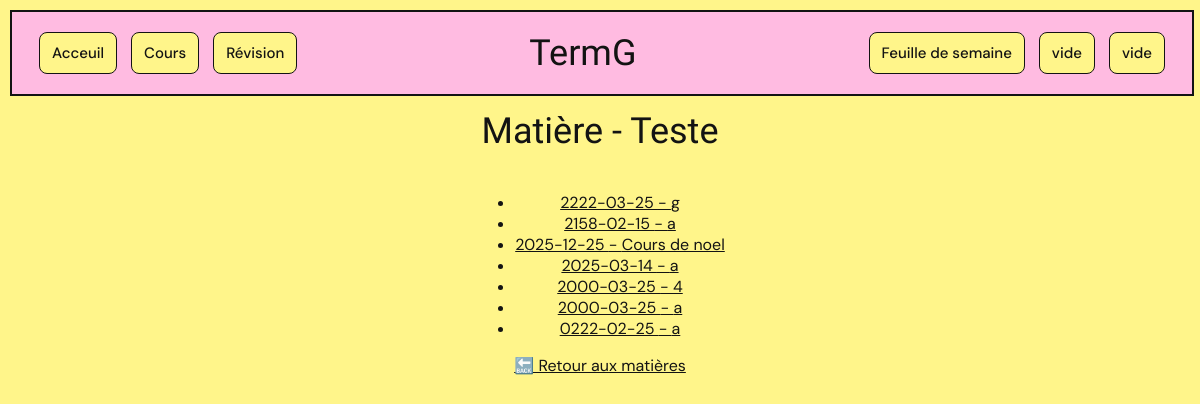
Screenshot of /cours/matiere/1 with the database file from the repository.
### tables this page shows
CREATE TABLE matiere (
    id_matiere INTEGER PRIMARY KEY AUTOINCREMENT,
    nom TEXT NOT NULL UNIQUE
);

CREATE TABLE cours (
    id_cours INTEGER PRIMARY KEY AUTOINCREMENT,
    date TEXT NOT NULL,
    contenu TEXT NOT NULL,
    auteur TEXT NOT NULL,
    images TEXT,
    id_matiere INTEGER NOT NULL,
    FOREIGN KEY (id_matiere) REFERENCES matiere(id_matiere)
        ON DELETE CASCADE
);

### server.py (the view)
@app.route("/cours/matiere/<int:id_matiere>", methods=["GET"])
def matiere(id_matiere):
    matiere = get_matiere_by_id(id_matiere)
    nom = matiere["nom"]
    cours = get_cours_by_matiere(id_matiere)
    return render_template("cours/matiere.html", name=nom, cours=cours)

### db/cours_service.py (called while the page is built)
def get_cours_by_matiere(id_matiere):
    db = get_db()
    cours = db.execute(
        "SELECT * FROM cours WHERE id_matiere = ? ORDER BY date DESC",
        (id_matiere,)
    ).fetchall()
    db.close()
    return cours

### db/db.py (called while the page is built)
def get_db() -> sqlite3.Connection:
    conn = sqlite3.connect(DB_PATH)
    conn.row_factory = sqlite3.Row
    return conn

### db/matiere_service.py (called while the page is built)
def get_matiere_by_id(id_matiere):
    db = get_db()
    matiere = db.execute(
        "SELECT * FROM matiere WHERE id_matiere = ?",
        (id_matiere,)
    ).fetchone()
    db.close()
    return matiere

### templates/cours/matiere.html (shortened to what this page needs)
<!DOCTYPE html>
<html lang="fr">
<head>
    <link rel="stylesheet" href="/static/style.css">
</head>
<body>
    <header class="header">
        <nav class="header_links">
            <a href="/" class="header__link">Acceuil</a>
            <a href="/cours/" class="header__link">Cours</a>
            <a href="/revision/" class="header__link">Révision</a>
        </nav>
        <h1 class="header_title">TermG</h1>
        <nav class="header_links">
            <a href="" class="header__link">Feuille de semaine</a>
            <a href="" class="header__link">vide</a>
            <a href="" class="header__link">vide</a>
        </nav>
    </header>
    <main>
        <h1>Matière - {{ name }}</h1>
        <ul>
            {% for c in cours %}
            <li>
                <a href="{{ url_for('cour', id_cours=c['id_cours']) }}">{{ c['date'] }} - {{ c['contenu'] }}</a>
            </li>
            {% endfor %}
        </ul>
        <a href="{{ url_for('cours') }}">🔙 Retour aux matières</a>
    </main>
</body>
</html>

### static/style.css (style rules this page uses)
:root { --bg-color: #FFF58A; --second-color : #B3BFFF; --inverse-color: #DD7BDF; --color : #FFBBE1; --color-black: #131313; --hover-diff: 2px; --basic-shadow : 0 2px 8px hsl(from var(--inverse-color) h s l / 0.5); --inverse-shadow : 0 calc(2px + var(--hover-diff)) 8px hsl(from var(--inverse-color) h s l / 0.5); --br-normal: 8px; --br-large: 20px; }
* { color: var(--color-black); }
body { margin: 0; font-family: 'DM Sans', sans-serif; background-color: var(--bg-color); display: flex; flex-direction: column; min-height: 100vh; }
main { display: flex; flex-direction: column; align-items: center; color: var(--inverse-color); text-align: center; }
header { position: sticky; z-index: 100; top: 10px; width: calc(100vw - 60px); left: 10px; background-color: var(--color); padding: 20px; text-align: center; display: flex; flex-direction: row; justify-content: space-between; align-items: center; border: 2px solid var(--color-black); }
.header_title { font-family: 'Limelight', cursive; color: var(--color-black); font-weight: 200; margin: 0; }
.header_links { display: flex; }
h1 { font-size: 36px; font-family: "Limelight", cursive; font-weight: 100; }

### rows the page displays
matiere: nom "Teste"
cours: date "2222-03-25", contenu "g"
cours: date "2158-02-15", contenu "a"
cours: date "2025-12-25", contenu "Cours de noel"
cours: date "2025-03-14", contenu "a"
cours: date "2000-03-25", contenu "4"
cours: date "2000-03-25", contenu "a"
cours: date "0222-02-25", contenu "a"
